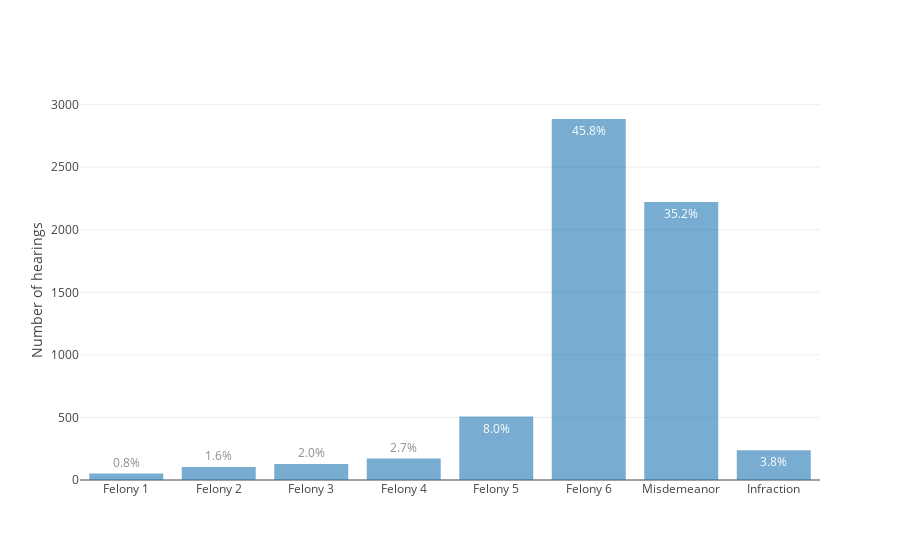

Notebook cell for this chart:
### Markdown cell above
## Criminal cases by type

### Code cell
labels = ['Felony 1', 'Felony 2', 'Felony 3', 'Felony 4', 'Felony 5', 'Felony 6', 'Misdemeanor', 'Infraction']
counts = [0]*8
df_criminal = filter_df(df, case_number='-CM-|-IF-|-F1-|-F2-|-F3-|-F4-|-F5-|-F6-')
counts[0] = rows(filter_df(df_criminal, case_number='-F1-'))
counts[1] = rows(filter_df(df_criminal, case_number='-F2-'))
counts[2] = rows(filter_df(df_criminal, case_number='-F3-'))
counts[3] = rows(filter_df(df_criminal, case_number='-F4-'))
counts[4] = rows(filter_df(df_criminal, case_number='-F5-'))
counts[5] = rows(filter_df(df_criminal, case_number='-F6-'))
counts[6] = rows(filter_df(df_criminal, case_number='-CM-'))
counts[7] = rows(filter_df(df_criminal, case_number='-IF-'))
bar_chart(labels, counts, ylabel='Number of hearings')

### Figure 1 — Plotly figure (JSON) as saved in the notebook; plotly's stock layout.template omitted (floating-point values rounded to 4 significant figures)
{"data": [{"opacity": 0.6, "text": ["0.8%", "1.6%", "2.0%", "2.7%", "8.0%", "45.8%", "35.2%", "3.8%"], "textposition": "auto", "type": "bar", "uid": "854b18e4-3d21-11e9-9b3a-6c4008929994", "x": ["Felony 1", "Felony 2", "Felony 3", "Felony 4", "Felony 5", "Felony 6", "Misdemeanor", "Infraction"], "y": [51, 103, 127, 171, 507, 2885, 2221, 237]}], "layout": {"yaxis": {"title": "Number of hearings"}}}
